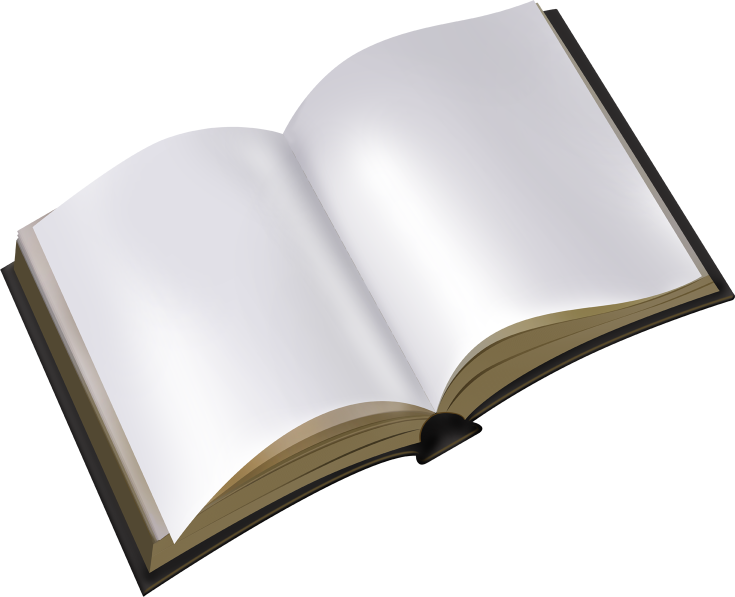
#> input picture 2022-06-29/png.png, 1470 x 1193 px (shown at 1/2 size); the run also reads 1 picture not shown here
$ jupyter execute --allow-errors '2022-06-29 (히스토그램과 정규분포).ipynb'   (shell and % lines are left out)
#> lines starting #> are read from the running program, lines starting #| are printed output that depends on the picture
# 2022-06-29

## "머신러닝 필수요소정형데이터"</br>
## 탐색적데이터분석</br>
< 기술통계, 이상치, 필수시각화, 스케일링, 더미변수 ></br>

기술 통계

평균값 : 평균
중앙값(Blue) : 수치의 크기의 값을 정렬 시켜보면 위치적으로 중앙에 있는 값을 알 수 있는 데, 그 값을 중앙 값이라고 함
최빈값(Red) : 여러 수치 중에 가장 많이 존재하는 값

jpg 파일과 raw 파일이 다른이유</br>
jpg 파일은 컴퓨터와 기기에서 보기 좋게 압축한 형태 압축해서 성능이 향상</br>
raw파일은 카메라를 만드는 회사마다 다르며, 원본 그대로 저장한것</br>
가로가 6천 pixel이 넘는 경우가 많다.</br>
raw파일과 jpg 파일은 용량 차이가 많이 난다. 1/8 정도 차이</br>
연산이나 작업이 jpg로 많이 쓰인다.</br>
jpg = 디스플레이에서만 괜찮아 보이게 압축한다.</br>

png = 비손실 비트맵 이미지 포멧, 배경이 따로 있다.

4채널의 이미지를 jpg로 보내면 배열이 맞지 않아서 인공지능이 인식하기 힘들다.

[cell 1]
from PIL import Image

import numpy as np

img = Image.open('png.png')
#> img is the input picture: PIL image 1470x1193 RGBA; mean R, G, B, A 197.7, 195.7, 195.8, 137.3
img = np.array(img)
np.shape(img) # (1193, 1470, 4)  채널이 4개라고 나온다. 이러한 경우 인공지능이 인식하기 어렵다. 마지막 채널은 알파채널이라고 부르고 배경

#img[0] #마지막에 0으로 들어가있는건 투명 배경, 255로 들어간것은 불투명한 배경

#png는 rgb-a 값 3채널에서 배경을 가지고 있는 4채널
#자료에 대한 포멧을 먼저 검사하고 자료로 쓸것을 권장

tmp = np.zeros((1193,1470,3))
#tmp

#img 자료 [x, x, x, x] tmp 자료는 [x, x, x]


#img 자료에서 rgb자료만 tmp에 저장
tmp [:,:,0] = img[:,:,0]
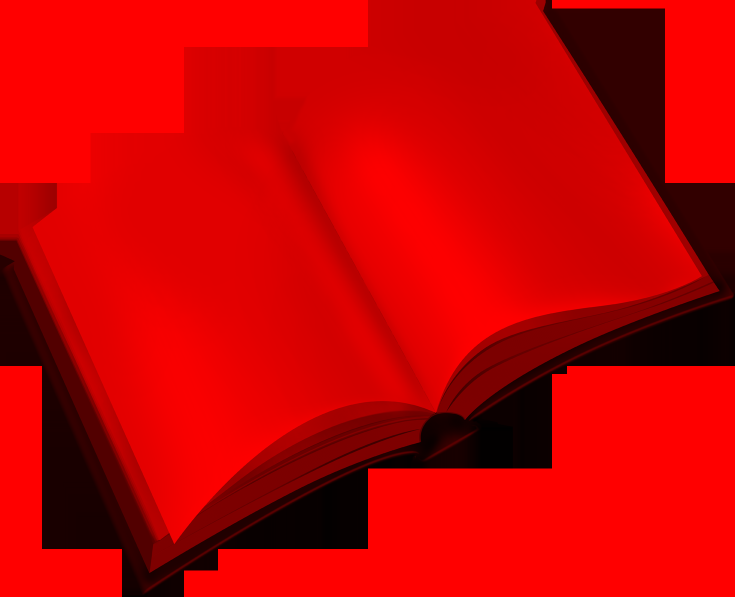
#> tmp: shape (1193, 1470, 3) float64 (shown at 1/2 size); mean R, G, B 197.7, 0, 0
tmp [:,:,1] = img[:,:,1]
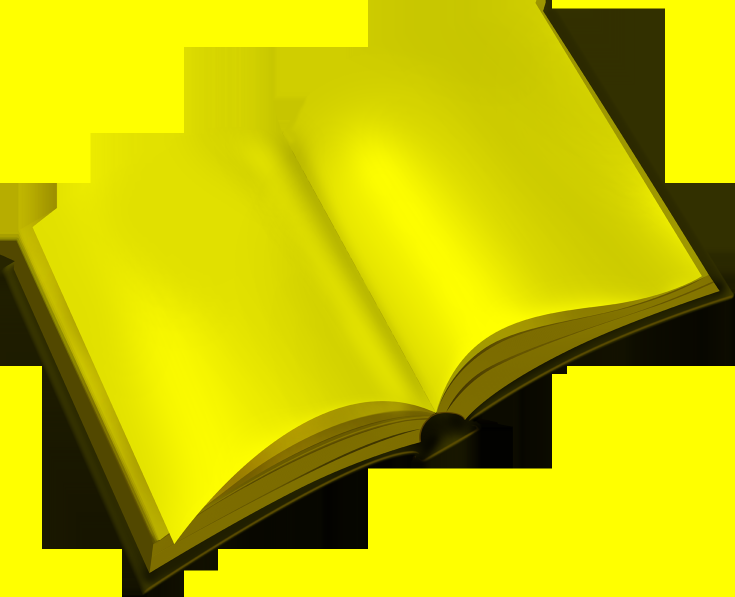
#> tmp: shape (1193, 1470, 3) float64 (shown at 1/2 size); mean R, G, B 197.7, 195.7, 0
tmp [:,:,2] = img[:,:,2]
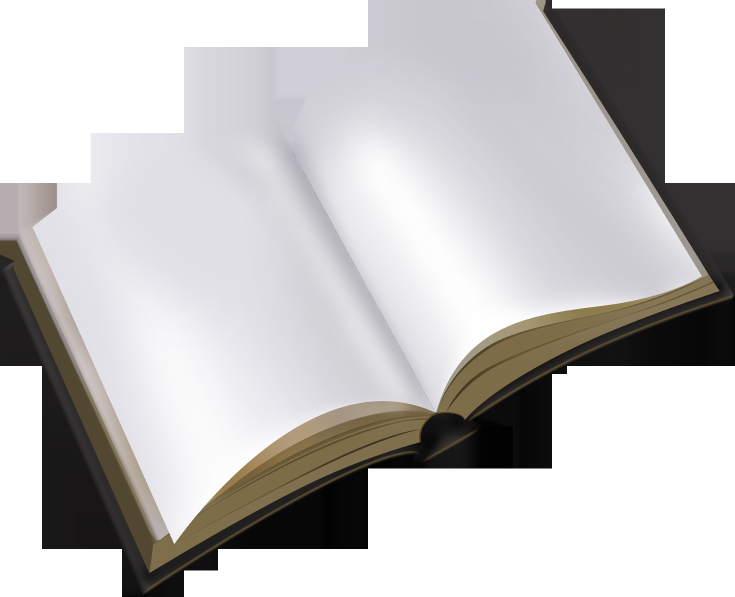
#> tmp: shape (1193, 1470, 3) float64 (shown at 1/2 size); mean R, G, B 197.7, 195.7, 195.8


#과연 이렇게 만들었다고 png 파일을 jpg로 인식 할지?
tmp

[cell 2]
img = Image.open('png_jpg.jpg')
img = np.array(img)
np.shape(img)
#> Out = (1193, 1470, 4)

# 불러온 자료의 채널을 꼭 확인 할것, np.shape를 확인하고 3이 아니라면 rgb+@ 인것

[cell 3]
# 3채널이지만 jpg 파일이 아닌경우도 있기 때문에, 헤더 파일을 확인해야 한다.
# 파일의 확장자를 꼭 화깅ㄴ해야 한다,

[cell 4]
# 헤더를 읽기 위해 파일을 열어 앞 16자리를 불러오고, hex 값으로 바꿔준다.

file = open('png.png','rb')
print(file.read(16))
m = file.read()

print(m[:16])
m[:16].hex()

[cell 5]
#jpg파일을 예시로 확인

file = open('flower.jpg','rb')
print(file.read(16))
m = file.read()

print(m[:16])
m[:16].hex()

#### 파일의 헤더를 확인해서 파일의 무결성을 확인한다.
#### 헤더 정보만으로 read가능한지 확인한다.
#### 헤더 정보를 확인하는 방법은 위 방법으로 해야 한다.
#### 파일을 열어서 read 앞 16자리가 헤더 이기 때문에 헤더를 확인 하여 읽을 수 있는정보인지 확인한다.

jpg 헤더의 16(0-15까지 표시 할 수 있는)진수 FF D8 FF E0는

16 진수 8자리는 2진수로 표현하면 8*4 해서 32자리가 표기됨

-----------------------------------------------------------------------------------------------------------------------

대량의 데이터중 몇개의 오류가 있어도 안되므로 정확한 헤더를 갖는 jpg 3채널로 모두 저장하고 작업하기도함.

## 머신러닝의 기초

히스토그램과 정규 분포에 대한 설명
회귀분석 - 은행권에서 많이 쓰이는 고전적인 분석 방법
빅데이터와 회귀분석과는 조금 많이 다르다.

하지만 굳이 고전적인 방법을 사용하지 않아도 된다.
데이터 갯수가 많아지게되면 고전적인 방법에 자원이 많이들고, 추천하지 않는다.

범주 변수 = 더미 변수</br>
(서로 다른 것으로 구분되는 변수)</br>
y = wx + b</br>

범주 변수로 넘아갈만한지 먼저 확인해봐야 한다.</br>
ex)성별 같은 경우, 상황값이 많지 않아서 굳이 넘어가지 않아도 된다.</br>
ex)성별 같은 경우 0,1 값만 가지고 있기 때문에 어렵다.</br>
ex)속한 값이 많은 경우 더미 변수로 만들어서 측정한다.</br>

파이썬 프로그램의 장점 이자 단점</br>
변수의 크기를 할당하지 않고 작업 가능하다.</br>
추후에 범주변수를 0이랑 1로 바꿔서 작업 하는것들</br>

각각의 자료를 연계하여 자료를 해석 해야 한다</br>

## 2. 도수분포표와 히스토그램

[cell 6]
import numpy as np


blood = ['A', 'A', 'A', 'B', 'B', 'AB', 'O']

tmp = np.unique(blood, return_counts=True)
#return_counts = 카운트 갯수에 대해서 출력을 해주게 된다.
#type(tmp)

tmp = list(tmp)

tmp[0]
tmp.append(tmp[1]/np.sum(tmp[1])) # 전체 blood에서 유니크 값의 비율

tmp
#혈액형의 유니크값과, 혈액형의 명수, 총 혈액형에서 해당 혈액형의 비율

#array와 df 의 차이점은 넘파이,

[cell 7]
import pandas as pd
df = pd.Series(blood).value_counts()

import matplotlib.pyplot as plt
plt.bar(df.index, df)
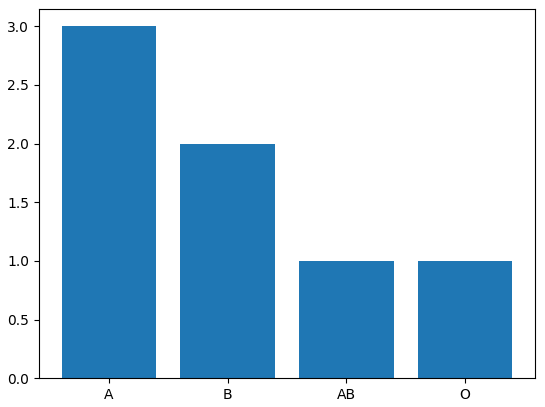
#> figure drawn by matplotlib, 1 panel; tallest bar 3 high, from x = -0.4 to 0.4

[cell 8]
import seaborn as sns
sns.countplot(blood)
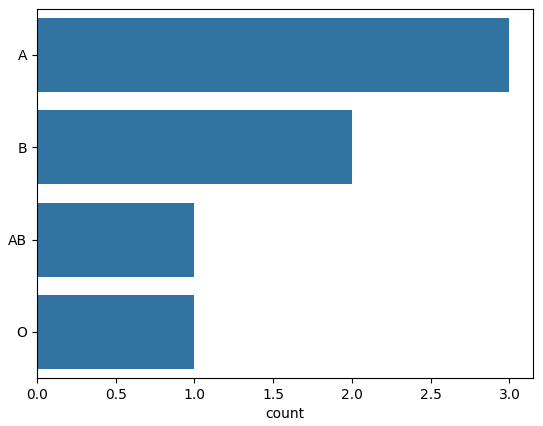
#> figure drawn by matplotlib, 1 panel; tallest bar 0.8 high, from x = 0 to 3

[cell 9]
x = [1, 1, 1, 2, 3, 3.5, 5, 7, 8, 9, 13]
hist, edges = np.histogram(x, 4)
# len(x)
edges
hist
sns.distplot(x, bins=4, kde=False)

# 구간은 = (max - min) /bins
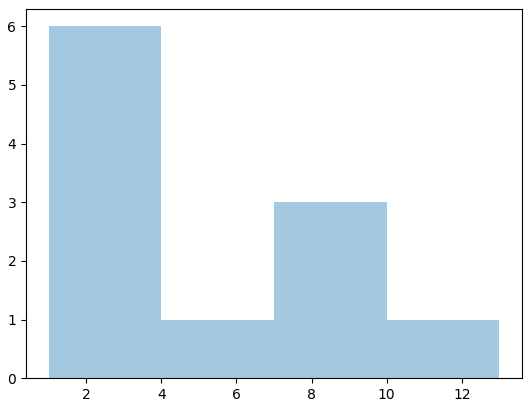
#> figure drawn by matplotlib, 1 panel; tallest bar 6 high, from x = 1 to 4

알고리즘으로 작성 해보기!

[cell 10]
x = [1, 1, 1, 2, 3, 3.5, 5, 7, 8, 9, 13, 0, 100]
#최솟값과 최대값이 필요한경우, 앞 뒤로 추가 해줘도 되고 뒤에 한번에 추가 해도 된다.
#예) 현질 금액 같은 경우 무과금도 있기 때문에 최솟값과 최대값을 확실하게 정해줘야 한다.

hist, edges = np.histogram(x, 4)
edges
hist
sns.distplot(x, bins=10, kde=False)
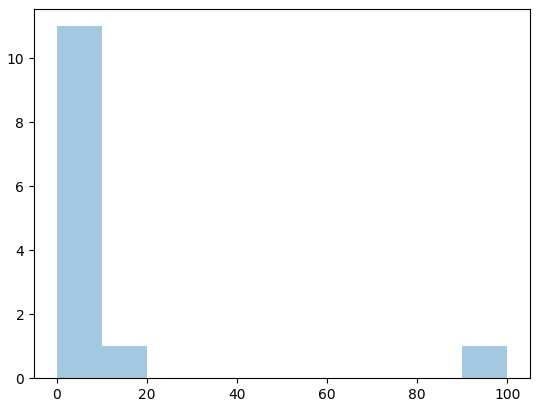
#> figure drawn by matplotlib, 1 panel; tallest bar 11 high, from x = 0 to 10

히스토그램으로 어떤것을 알수 있는지</br>
-> 데이터의 분포도를 확인하기 위해서</br>
-> 작은 데이터수가 전체적인 데이터 수에 영향을 줄 수 있나?</br>
-> min max 값이 없다면 마지막에 추가해서 히스토그램을 그릴수 있다</br>

#### R은 시각화와 통계에 특화되어있는 프로그램
#### Python은 잡다하게 사용할 수 있는 프로그램
#### python은 시각화부분에서 많이 부족할 수 있다.
#### R의 라이브러리를 가져와서 쓴다.
#### subplot 같은것도 R이 더 빠르다.

※ 경고 문구가 싫은 경우 -주피터 노트북에서 경고 명령 숨기는 명령어가 있음, 그거 사용

히스토그램을 통해 얻어낼 수 있는 자료</br>
유저의 현질 정도를 0~90 까지 봤을때

0~99999원까지 얼마나 많은 유저가 현질을 했는가

히스토그램이 한쪽으로 몰려있는경우 (ex - 0~99999원 현질 유저가 많은 경우)

초과금 유저가 적은 경우, 데이터의 75%의 값과 max값과 차이가 날때는 max값을 무시한다.

데이터가 어디에 쏠려 있는지가 왜 중요한가?

데이터는 패턴이 있어야 하며, 패턴을 확인 하기 위해 히스토그램으로 확인해본다.

## 데이터 분석
- 패턴이 있는 자료(정규분포인가)(데이터갯수가 작을때: 예 10만건, 가설검증(귀무가설, 대립가설), pvalue를 함)
- 빅데이터(히스토그램으로 대강봄)
- 에서 기존자료의 패턴을 예측하거나 분류해서
- 미래 데이터에 적용하는것

[cell 11]
##랜덤함수에 정규분포 난수를 발생

import numpy as np

a = np.random.rand(500) # 일반 난수 발생
b = np.random.standard_normal(500) #표준정규분포 난수 발생기


#표준정규분포 평균은 0에 가깝게 편차는 1에 가깝게
np.mean(a), np.std(a), np.mean(b), np.std(b)

plt.subplot(1,2,1)
plt.hist(a)
plt.subplot(1,2,2)
plt.hist(b)

# 일반 난수 생성은 랜덤이지만 표준 정규 분포 랜덤 발생은 정규분포형식을 띈다.
# random.normal() 함수는 정규 분포로부터 얻은 임의의 샘플을 반환
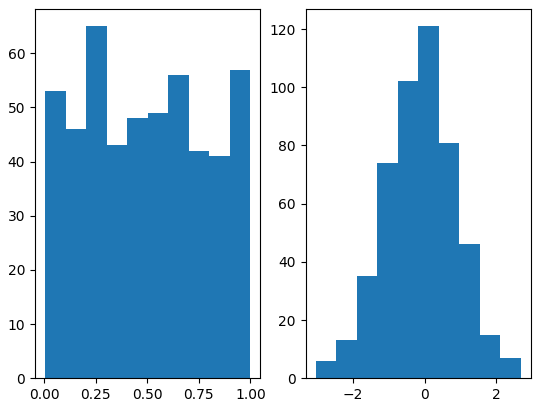
#> figure drawn by matplotlib, 2 panels; panel 1: tallest bar 65 high, from x = 0.204 to 0.303; panel 2: tallest bar 121 high, from x = -0.175 to 0.399

경기도 광주시에는 호흡기 환자가 많다.

원인 : 광주의 대기 상태가 나쁠것이다.
원인 : 나이로 구분
원인 : 광주에 호흡기 전문 병원이 많다.(0)

데이터 분석을 할때 눈에 보이지 않는것까지 찾아내야 한다.

건희는 학교에서 꼴등이다.
그래서 학원을 보냈더니 성적이 올랐다.
이유는?

학원에서 대신 자서 학교에서 잠을 안자게 되었다.

고객 분석 = 남녀 분석

날짜가 들어간 시계열 분석은 그룹을 만들어서 분석 해야 한다.

R = 최근성
F = 구매 빈도
M = 구매 금액

고객유형 분류를 통해 - VIP, 잠재VIP, 일반, 이탈
4분기에는 신규채용이 많지 않아서 매출이 떨어진게 아닐까??

향상도가 1 이상인 제품들이 판매 시너지를 발휘하는 제품들

넷플릭스 추천 알고리즘 오픈소스

word to vector => 문자를 숫자로 바꾼다
카운트 기반하여 벤터로 만드는 기법이 있다.
여러가지 방법들이 존재, 이것을 통해 연관성 분석이 가능
수학공식은 어렵기 때문에 권장 하진 않음

복원추출(sampling with replacement)이란 추출하였던 것을 제자리에 돌려놓고 다음 것을 추출하는 방법이다.

비복원추출(sampling without replacement)은 추출한 것을 제자리에 되돌리지 않고 다음 것을 추출하는 방법

[cell 12]
# 모수, 비모수 추출 = 복원추출, 비복원 추출

#정규 분포 : 무작위로 뽑아서 평균을 계산 했을때 기존의 평균과 비슷

import numpy as np

count = 32
b = list(np.arange(count))
caNum=[]


for cnt in range(count):
    tmp = int(np.random.rand()*(count-cnt))
    caNum.append(b[tmp])
    b.pop(tmp)


np.unique(caNum, return_counts=True)

[cell 13]
a=[10,20,30,40]
#추출 했더니 3번재 자리 값이 나와서 캐비넷 넘버 1번에 30을 append
#추출 후에는 추출된 자리의 값을 없애줘야 한다.

a = [10,20,40]
#추출 했더니 2번재 자리 값이 나와서 캐비넷 넘버 2번에 20을 append
#추출 후에는 추출된 자리의 값을 없애줘야 한다.

[cell 14]
int(np.random.rand()*32)

[cell 15]
tmp = np.zeros(36)
tmp[4:]=caNum[:32]
np.reshape(tmp,(4,9))

[cell 16]
#인덱싱을 잘해야 한다.

a = np.array([2,4,5,1,2,1,1])
bumList=[]


for x in range(5):
    bum = int(np.random.rand()*7)
    if bum not in bumList:
        bumList.append(bum)

a[bumList]
